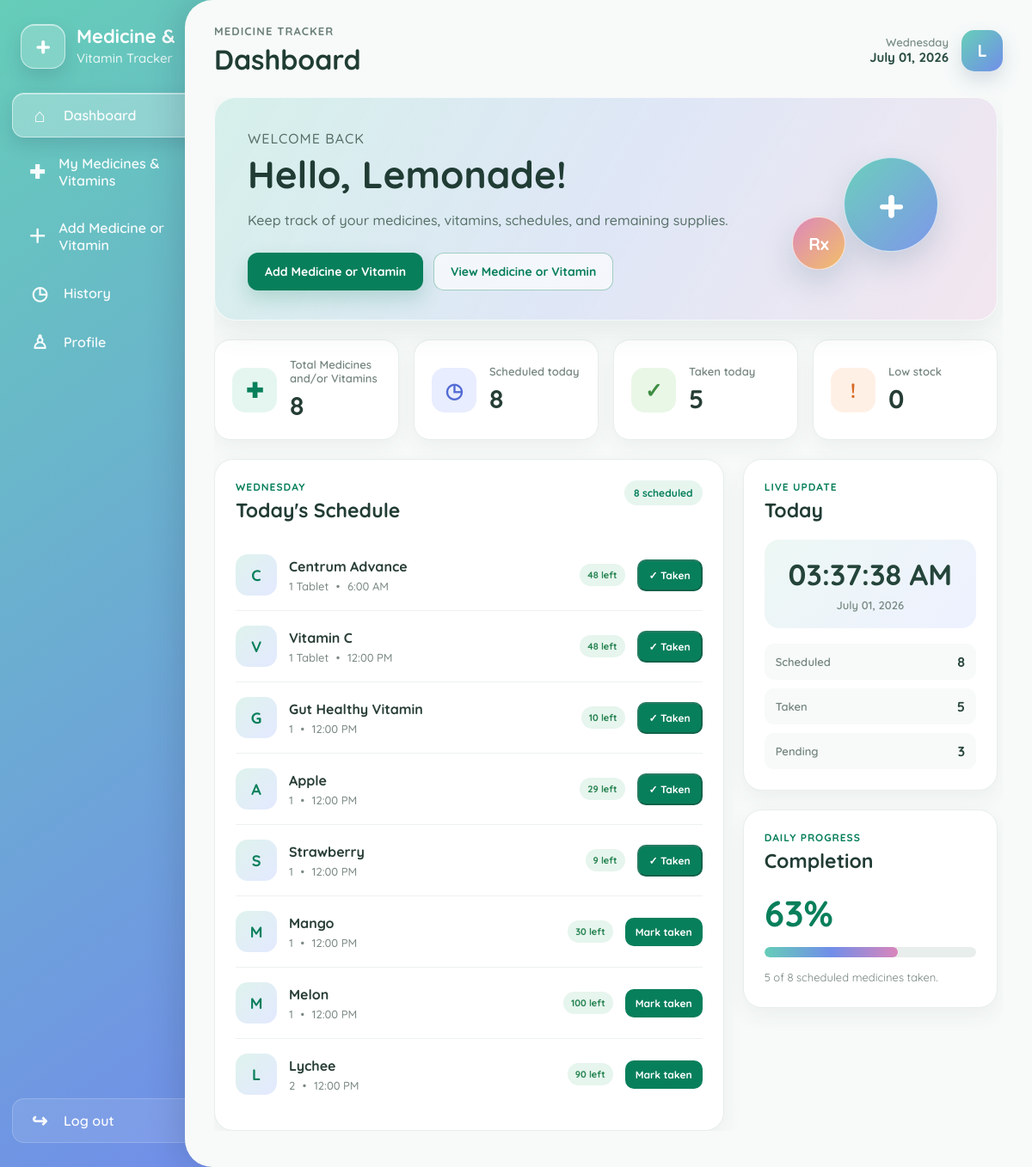
Screenshot of /dashboard/dashboard.php (signed in) with the database file from the repository.
### tables this page shows
CREATE TABLE `medicines` (
  `id` int(10) UNSIGNED NOT NULL,
  `user_id` int(10) UNSIGNED NOT NULL,
  `medicine_name` varchar(150) NOT NULL,
  `medicine_type` enum('Medicine','Vitamin') NOT NULL,
  `dosage` varchar(100) NOT NULL,
  `description` text DEFAULT NULL,
  `quantity` int(10) UNSIGNED NOT NULL DEFAULT 0,
  `quantity_unit` varchar(50) NOT NULL DEFAULT 'Tablet',
  `low_stock_level` int(10) UNSIGNED NOT NULL DEFAULT 5,
  `schedule_time` time NOT NULL,
  `schedule_days` varchar(100) NOT NULL,
  `created_at` timestamp NOT NULL DEFAULT current_timestamp(),
  `updated_at` timestamp NOT NULL DEFAULT current_timestamp() ON UPDATE current_timestamp()
);

### dashboard/dashboard.php (the view, shortened to what the rows shown need)
<?php
require_once '../config.php';
$userId = (int) $_SESSION['user_id'];
$fullName = $_SESSION['full_name'] ?? 'User';
$todayMedicines = [];
$todayName = date('l');
try {
    $todayStatement = $pdo->prepare(
        "SELECT
            id,
            medicine_name,
            medicine_type,
            dosage,
            quantity,
            low_stock_level,
            schedule_time,
            schedule_days
         FROM medicines
         WHERE user_id = ?
         AND (
             schedule_days = 'Daily'
             OR schedule_days LIKE ?
         )
         ORDER BY schedule_time ASC"
    );
    $todayStatement->execute([
        $userId,
        '%' . $todayName . '%'
    ]);
    $todayMedicines = $todayStatement->fetchAll();
} catch (PDOException $exception) {
    $todayMedicines = [];
    $scheduledToday = 0;
}
?>
<!DOCTYPE html>
<html lang="en">
<head>
    <link
        rel="stylesheet"
        href="/SCSA_GROUP5/assets/css/dashboard.css?v=15"
    >
</head>
<body class="dashboard-body">
    <div class="dashboard-page">
        <aside class="dashboard-sidebar">
            <div class="sidebar-brand">
                <div>
                    <h1>Medicine &amp;</h1>
                </div>
            </div>
        </aside>
        <main class="dashboard-main">
            <header class="dashboard-topbar">
                <div>
                    <h2>Dashboard</h2>
                </div>
            </header>
            <div class="dashboard-content">
                <section class="welcome-card">
                    <div class="welcome-content">
                        <h1>
                            Hello,
                            <?= htmlspecialchars($fullName) ?>!
                        </h1>
                    </div>
                </section>
                <section class="dashboard-grid">
                    <div class="dashboard-left-column">
                        <article class="dashboard-card schedule-panel">
                            <div class="card-heading">
                                <div>
                                    <h2>Today's Schedule</h2>
                                </div>
                            </div>
                            <?php if (empty($todayMedicines)): ?>
                                <div class="empty-state">
                                    <div class="empty-icon">＋</div>
                                    <h3>No medicines scheduled</h3>
                                    <p>
                                        Add your first medicine and
                                        choose its schedule.
                                    </p>
                                    <a
                                        href="add_medicine.php"
                                        class="dashboard-button primary"
                                    >
                                        Add Medicine or Vitamin
                                    </a>
                                </div>
                            <?php else: ?>
                                <div class="medicine-list">
                                    <?php foreach ($todayMedicines as $medicine): ?>
                                        <?php
                                        $medicineName =
                                            $medicine['medicine_name']
                                            ?? 'Medicine';
                                        $medicineInitial =
                                            strtoupper(
                                                substr(
                                                    $medicineName,
                                                    0,
                                                    1
                                                )
                                            );
                                        $scheduleTime =
                                            $medicine['schedule_time']
                                            ?? '';
                                        $formattedTime =
                                            $scheduleTime !== ''
                                            ? date(
                                                'g:i A',
                                                strtotime($scheduleTime)
                                            )
                                            : 'No time';
                                        $quantity =
                                            (int) (
                                                $medicine['quantity']
                                                ?? 0
                                            );
                                        $lowStockLevel =
                                            (int) (
                                                $medicine['low_stock_level']
                                                ?? 0
                                            );
                                        $isLowStock =
                                            $quantity <= $lowStockLevel;
                                        $todayStatus =
                                            $medicine['today_status']
                                            ?? '';
                                        $isTakenToday =
                                            $todayStatus === 'Taken';
                                        ?>
                                        <div class="medicine-item">
                                            <div class="medicine-avatar">
                                                <?= htmlspecialchars(
                                                    $medicineInitial
                                                ) ?>
                                            </div>
                                            <div class="medicine-details">
                                                <h3>
                                                    <?= htmlspecialchars(
                                                        $medicineName
                                                    ) ?>
                                                </h3>
                                                <p>
                                                    <?= htmlspecialchars(
                                                        $medicine['dosage']
                                                        ?? 'No dosage'
                                                    ) ?>
                                                    <span>•</span>
                                                    <?= htmlspecialchars(
                                                        $formattedTime
                                                    ) ?>
                                                </p>
                                            </div>
                                            <div class="medicine-quantity">
                                                <span
                                                    class="<?= $isLowStock
                                                        ? 'stock-warning'
                                                        : 'stock-normal' ?>"
                                                >
                                                    <?= $quantity ?>
                                                    left
                                                </span>
                                            </div>
                                            <?php if ($isTakenToday): ?>
                                                <button
                                                    type="button"
                                                    class="take-button taken-disabled"
                                                    disabled
                                                    aria-disabled="true"
                                                >
                                                    ✓ Taken
                                                </button>
                                            <?php else: ?>
                                                <a
                                                    href="mark_status.php?id=<?= (int) $medicine['id'] ?>&status=Taken"
                                                    class="take-button"
                                                    onclick="return confirm('Mark this medicine as taken?');"
                                                >
                                                    Mark taken
                                                </a>
                                            <?php endif; ?>
                                        </div>
                                    <?php endforeach; ?>
                                </div>
                            <?php endif; ?>
                        </article>
                    </div>
                    <div class="dashboard-right-column">
                        <article class="dashboard-card summary-card">
                            <div class="card-heading">
                                <div>
                                    <h2>Today</h2>
                                </div>
                            </div>
                        </article>
                        <article class="dashboard-card progress-card">
                            <div class="card-heading">
                                <div>
                                    <h2>Completion</h2>
                                </div>
                            </div>
                        </article>
                    </div>
                </section>
            </div>
        </main>
    </div>
</body>
</html>

### rows the page displays
medicines: medicine_name "C", medicine_name "Centrum Advance", dosage "1 Tablet", schedule_time "6:00 AM", quantity "48", shows "✓ Taken"
medicines: medicine_name "V", medicine_name "Vitamin C", dosage "1 Tablet", schedule_time "12:00 PM", quantity "48", shows "✓ Taken"
medicines: medicine_name "G", medicine_name "Gut Healthy Vitamin", dosage "1", schedule_time "12:00 PM", quantity "10", shows "✓ Taken"
medicines: medicine_name "A", medicine_name "Apple", dosage "1", schedule_time "12:00 PM", quantity "29", shows "✓ Taken"
medicines: medicine_name "S", medicine_name "Strawberry", dosage "1", schedule_time "12:00 PM", quantity "9", shows "✓ Taken"
medicines: medicine_name "M", medicine_name "Mango", dosage "1", schedule_time "12:00 PM", quantity "30"
medicines: medicine_name "M", medicine_name "Melon", dosage "1", schedule_time "12:00 PM", quantity "100"
medicines: medicine_name "L", medicine_name "Lychee", dosage "2", schedule_time "12:00 PM", quantity "90"

### other values shown
substr($fullName, 0, 1) "L"
$fullName "Lemonade"
$totalMedicines "8"
$scheduledToday "8"
$takenToday "5"
$lowStock "0"
$pendingToday "3"
$completionRate "63"
